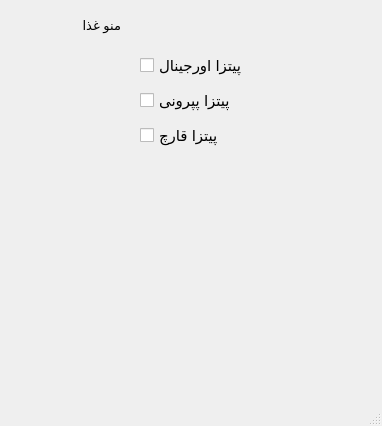
<?xml version="1.0" encoding="UTF-8"?>
<ui version="4.0">
 <class>MainWindow</class>
 <widget class="QMainWindow" name="MainWindow">
  <property name="geometry">
   <rect>
    <x>0</x>
    <y>0</y>
    <width>382</width>
    <height>426</height>
   </rect>
  </property>
  <property name="windowTitle">
   <string>MainWindow</string>
  </property>
  <widget class="QWidget" name="centralwidget">
   <widget class="QCheckBox" name="check_1">
    <property name="geometry">
     <rect>
      <x>140</x>
      <y>50</y>
      <width>141</width>
      <height>31</height>
     </rect>
    </property>
    <property name="font">
     <font>
      <pointsize>11</pointsize>
     </font>
    </property>
    <property name="text">
     <string>پیتزا اورجینال</string>
    </property>
   </widget>
   <widget class="QCheckBox" name="check_2">
    <property name="geometry">
     <rect>
      <x>140</x>
      <y>80</y>
      <width>121</width>
      <height>41</height>
     </rect>
    </property>
    <property name="font">
     <font>
      <pointsize>11</pointsize>
     </font>
    </property>
    <property name="text">
     <string>پیتزا پپرونی</string>
    </property>
   </widget>
   <widget class="QCheckBox" name="check_3">
    <property name="geometry">
     <rect>
      <x>140</x>
      <y>120</y>
      <width>111</width>
      <height>31</height>
     </rect>
    </property>
    <property name="font">
     <font>
      <pointsize>11</pointsize>
     </font>
    </property>
    <property name="text">
     <string>پیتزا قارچ</string>
    </property>
   </widget>
   <widget class="QLabel" name="label">
    <property name="geometry">
     <rect>
      <x>20</x>
      <y>190</y>
      <width>351</width>
      <height>181</height>
     </rect>
    </property>
    <property name="font">
     <font>
      <pointsize>13</pointsize>
     </font>
    </property>
    <property name="text">
     <string/>
    </property>
   </widget>
   <widget class="QLabel" name="label_2">
    <property name="geometry">
     <rect>
      <x>40</x>
      <y>10</y>
      <width>81</width>
      <height>31</height>
     </rect>
    </property>
    <property name="font">
     <font>
      <pointsize>10</pointsize>
     </font>
    </property>
    <property name="text">
     <string>منو غذا</string>
    </property>
   </widget>
  </widget>
  <widget class="QMenuBar" name="menubar">
   <property name="geometry">
    <rect>
     <x>0</x>
     <y>0</y>
     <width>382</width>
     <height>26</height>
    </rect>
   </property>
  </widget>
  <widget class="QStatusBar" name="statusbar"/>
 </widget>
 <resources/>
 <connections/>
</ui>
